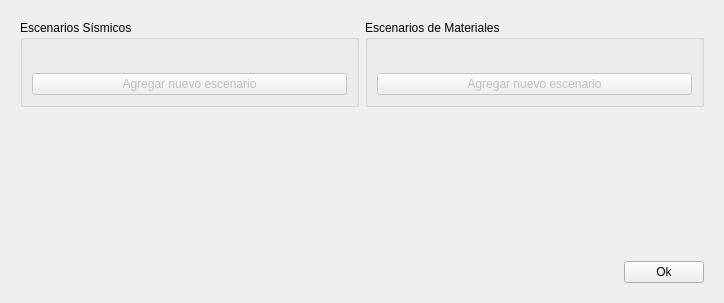
<?xml version="1.0" encoding="UTF-8"?>
<ui version="4.0">
 <class>ScenariosConfigUI</class>
 <widget class="QWidget" name="ScenariosConfigUI">
  <property name="geometry">
   <rect>
    <x>0</x>
    <y>0</y>
    <width>724</width>
    <height>303</height>
   </rect>
  </property>
  <property name="windowTitle">
   <string>Configuración de Escenarios</string>
  </property>
  <layout class="QVBoxLayout" name="verticalLayout">
   <item>
    <widget class="QWidget" name="widget_3" native="true">
     <layout class="QHBoxLayout" name="horizontalLayout_2">
      <item>
       <widget class="QGroupBox" name="groupBox_2">
        <property name="title">
         <string>Escenarios Sísmicos</string>
        </property>
        <layout class="QVBoxLayout" name="verticalLayout_3">
         <item>
          <widget class="QWidget" name="widget_sismic_configs" native="true">
           <layout class="QGridLayout" name="gridLayout_3"/>
          </widget>
         </item>
         <item>
          <widget class="QPushButton" name="pushButton_new_sismic">
           <property name="enabled">
            <bool>false</bool>
           </property>
           <property name="text">
            <string>Agregar nuevo escenario</string>
           </property>
          </widget>
         </item>
        </layout>
       </widget>
      </item>
      <item>
       <widget class="QGroupBox" name="groupBox">
        <property name="title">
         <string>Escenarios de Materiales</string>
        </property>
        <layout class="QVBoxLayout" name="verticalLayout_2">
         <item>
          <widget class="QWidget" name="widget_material_configs" native="true">
           <layout class="QGridLayout" name="gridLayout_2"/>
          </widget>
         </item>
         <item>
          <widget class="QPushButton" name="pushButton_new_material">
           <property name="enabled">
            <bool>false</bool>
           </property>
           <property name="text">
            <string>Agregar nuevo escenario</string>
           </property>
          </widget>
         </item>
        </layout>
       </widget>
      </item>
     </layout>
    </widget>
   </item>
   <item>
    <spacer name="verticalSpacer">
     <property name="orientation">
      <enum>Qt::Vertical</enum>
     </property>
     <property name="sizeHint" stdset="0">
      <size>
       <width>20</width>
       <height>40</height>
      </size>
     </property>
    </spacer>
   </item>
   <item>
    <widget class="QWidget" name="widget_2" native="true">
     <layout class="QHBoxLayout" name="horizontalLayout">
      <item>
       <spacer name="horizontalSpacer">
        <property name="orientation">
         <enum>Qt::Horizontal</enum>
        </property>
        <property name="sizeHint" stdset="0">
         <size>
          <width>40</width>
          <height>20</height>
         </size>
        </property>
       </spacer>
      </item>
      <item>
       <widget class="QPushButton" name="pushButton_scenarios_config">
        <property name="text">
         <string>Ok</string>
        </property>
       </widget>
      </item>
     </layout>
    </widget>
   </item>
  </layout>
 </widget>
 <resources/>
 <connections>
  <connection>
   <sender>pushButton_scenarios_config</sender>
   <signal>clicked()</signal>
   <receiver>ScenariosConfigUI</receiver>
   <slot>hide()</slot>
   <hints>
    <hint type="sourcelabel">
     <x>668</x>
     <y>273</y>
    </hint>
    <hint type="destinationlabel">
     <x>361</x>
     <y>151</y>
    </hint>
   </hints>
  </connection>
 </connections>
</ui>
